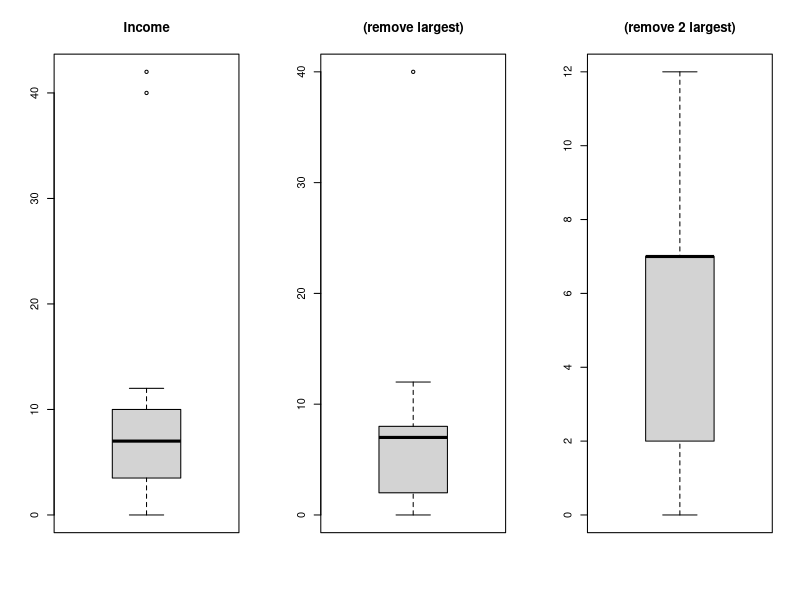

Write R code to recreate this figure.
### Original income data
income <- c(42, 40, 12, 8, 7, 7, 7, 5, 2, 2, 0)

#### remove largest
# remove two largest values (the first two)
income2 <- income[-c(1,2)]
income2

### Summary of the reduced income data
summary(income2)

### Stem-and-leaf plot
stem(income2)

### Stem-and-leaf plot with scale = 2 (twice as wide)
stem(income2, scale = 2)

#### income-boxplot
# boxplot using R base graphics
# 1 row, 3 columns
par(mfrow = c(1, 3))

boxplot(income, main = "Income")
boxplot(income[-1], main = "(remove largest)")
boxplot(income2, main = "(remove 2 largest)")